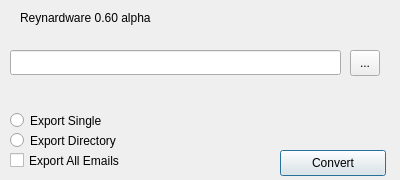
<?xml version="1.0" encoding="UTF-8"?>
<ui version="4.0">
 <class>Dialog</class>
 <widget class="QDialog" name="Dialog">
  <property name="geometry">
   <rect>
    <x>0</x>
    <y>0</y>
    <width>400</width>
    <height>180</height>
   </rect>
  </property>
  <property name="windowTitle">
   <string>Dialog</string>
  </property>
  <widget class="QLineEdit" name="lineEdit">
   <property name="geometry">
    <rect>
     <x>10</x>
     <y>50</y>
     <width>331</width>
     <height>25</height>
    </rect>
   </property>
  </widget>
  <widget class="QPushButton" name="Convert">
   <property name="geometry">
    <rect>
     <x>280</x>
     <y>150</y>
     <width>106</width>
     <height>26</height>
    </rect>
   </property>
   <property name="text">
    <string>Convert</string>
   </property>
  </widget>
  <widget class="QCheckBox" name="checkBox">
   <property name="geometry">
    <rect>
     <x>10</x>
     <y>150</y>
     <width>141</width>
     <height>21</height>
    </rect>
   </property>
   <property name="text">
    <string>Export All Emails</string>
   </property>
  </widget>
  <widget class="QRadioButton" name="radioButton_2">
   <property name="geometry">
    <rect>
     <x>10</x>
     <y>130</y>
     <width>151</width>
     <height>21</height>
    </rect>
   </property>
   <property name="text">
    <string>Export Directory</string>
   </property>
  </widget>
  <widget class="QRadioButton" name="radioButton_3">
   <property name="geometry">
    <rect>
     <x>10</x>
     <y>110</y>
     <width>151</width>
     <height>21</height>
    </rect>
   </property>
   <property name="text">
    <string>Export Single</string>
   </property>
  </widget>
  <widget class="QToolButton" name="toolButton">
   <property name="geometry">
    <rect>
     <x>350</x>
     <y>50</y>
     <width>30</width>
     <height>26</height>
    </rect>
   </property>
   <property name="text">
    <string>...</string>
   </property>
  </widget>
  <widget class="QLabel" name="label">
   <property name="geometry">
    <rect>
     <x>20</x>
     <y>10</y>
     <width>181</width>
     <height>17</height>
    </rect>
   </property>
   <property name="mouseTracking">
    <bool>true</bool>
   </property>
   <property name="focusPolicy">
    <enum>Qt::ClickFocus</enum>
   </property>
   <property name="contextMenuPolicy">
    <enum>Qt::NoContextMenu</enum>
   </property>
   <property name="text">
    <string>Reynardware 0.60 alpha</string>
   </property>
   <property name="openExternalLinks">
    <bool>false</bool>
   </property>
   <property name="textInteractionFlags">
    <set>Qt::LinksAccessibleByMouse</set>
   </property>
  </widget>
 </widget>
 <layoutdefault spacing="6" margin="11"/>
 <resources/>
 <connections/>
</ui>
